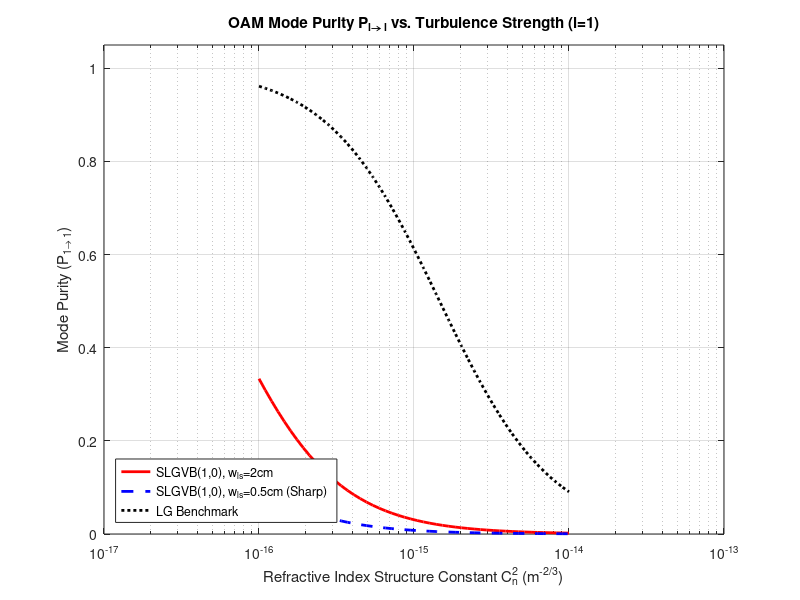
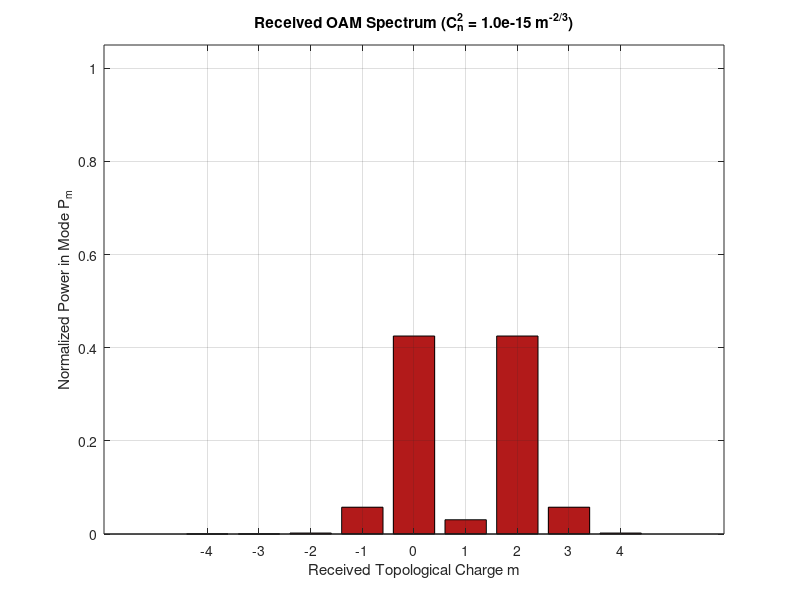
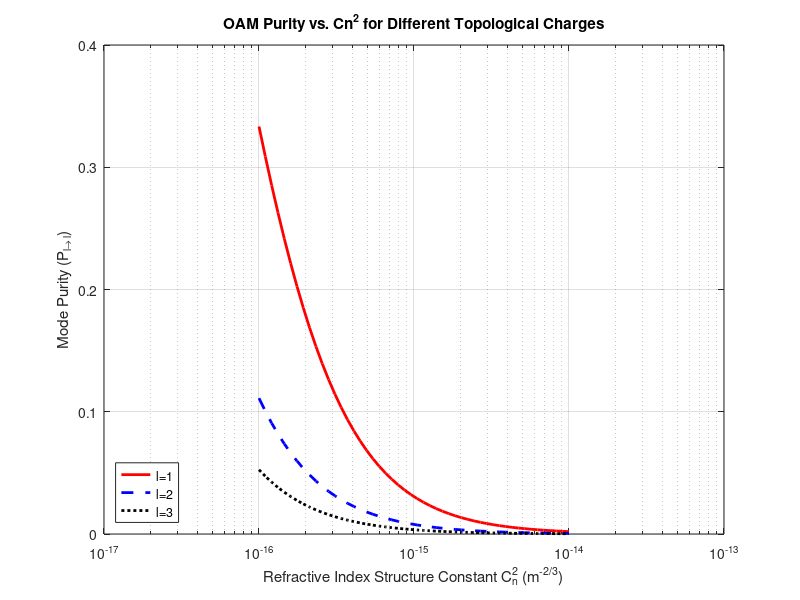
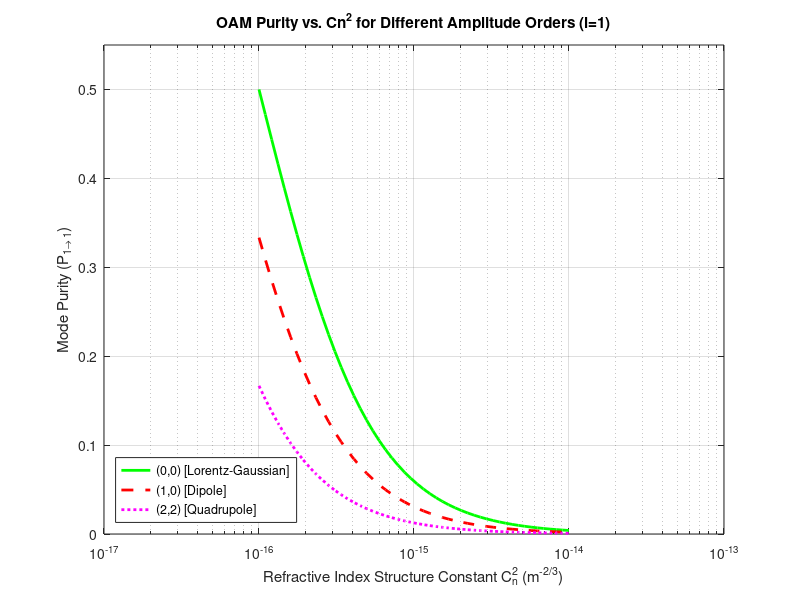

MATLAB code for these plots, in order:
% % --- Retain previous parameter definitions ---
% lambda = 1.55e-6;   
% k = 2 * pi / lambda;
% z = 200;           
% w_gs = 2.0e-2;      
% w_ls_standard = 2.0e-2; 
% w_ls_LG_mock = 100e-2;
% Cn2_range = logspace(-16, -14, 50); 
% 
% % --- Retained Core Functions ---
% 
% % Function to calculate Coherence Length (rho0)
% calc_rho0 = @(Cn2) (0.546 * k^2 * z * Cn2) .^ (-3/5);
% 
% % Function to calculate Effective Beam Radius (W_eff) at the receiver
% % W_eff combines diffraction and turbulent spreading.
% % NOTE: The spread is independent of the Lorentz width (w_ls) in this common model,
% % but we can model a slightly larger diffractive spread for the SLG due to its structure.
% calc_W_eff = @(w_gs, rho0, is_SLG) sqrt( ...
%     (w_gs^2 * (1 + (z / (k*w_gs^2))^2) * (1 + 0.1 * is_SLG)) + ... % Diffractive Spread (+10% penalty for structured SLG)
%     (z^2 ./ (k^2 * rho0.^2)) ...                                   % Turbulent Spread
% );
% 
% %% --- 10. Simulation 6: Total Beam Spreading and Coherence Length (Figure 6) ---
% 
% rho0_range = calc_rho0(Cn2_range);
% 
% % 1. Calculate Beam Widths
% is_SLG_flag = 1; % Penalty factor for SLG
% is_LG_flag = 0;  % No penalty for LG
% 
% W_eff_SLG = calc_W_eff(w_gs, rho0_range, is_SLG_flag);
% W_eff_LG = calc_W_eff(w_gs, rho0_range, is_LG_flag);
% 
% % 2. Calculate Normalized Coherence Length (rho0 / w_gs) for plotting reference
% rho0_normalized = rho0_range / w_gs; 
% 
% % Normalize W_eff by the initial Gaussian waist for clearer comparison
% W_eff_SLG_norm = W_eff_SLG / w_gs;
% 
% W_eff_LG_norm = W_eff_LG / w_gs;
% 
% figure(6);
% 
% % Plot Beam Widths (normalized)
% loglog(Cn2_range, W_eff_SLG_norm, 'r-', 'LineWidth', 2, 'DisplayName', 'SLGVB Effective Radius (W_{eff} / w_{gs})');
% hold on;
% loglog(Cn2_range, W_eff_LG_norm, 'b--', 'LineWidth', 2, 'DisplayName', 'LG Benchmark Effective Radius');
% 
% % Plot Coherence Length (normalized)
% loglog(Cn2_range, rho0_normalized, 'k:', 'LineWidth', 2, 'DisplayName', '\rho_0 / w_{gs} (Atmospheric Coherence)');
% 
% % Add a horizontal line at y=1 for visual reference (initial waist size)
% loglog(Cn2_range, ones(size(Cn2_range)), 'g-.', 'DisplayName', 'Initial Waist (w_{gs})');
% 
% hold off;
% grid on;
% title('Macroscopic Spreading vs. Turbulence Strength');
% xlabel('Refractive Index Structure Constant C_n^2 (m^{-2/3})');
% ylabel('Normalized Radius (W_{eff} / w_{gs}) and Coherence (\rho_0 / w_{gs})');
% xlim([min(Cn2_range), max(Cn2_range)]);
% legend('Location', 'northeast');


%% FINAL REVISED MATLAB SCRIPT: SLGVB OAM Degradation Analysis

% --- 1. Define Physical and Beam Parameters ---
clear; close all;
lambda = 1.55e-6;   % Wavelength (1550 nm)
j = 1i;
k = 2 * pi / lambda;

% Standard Parameters for OAM Purity Analysis (Figures 1-5)
z_purity = 1000;          % Propagation distance for purity analysis (1 km)
w_gs = 2.0e-2;            % Standard Gaussian waist (2 cm)
w_ls_standard = 2.0e-2;   % Standard Lorentz width (2 cm)
w_ls_LG_mock = 100e-2;    % Mock LG
l_launch = 1;             % Launched topological charge

% Parameters for Beam Spreading Analysis (Figure 6)
z_spread = 200;           % Shorter distance to observe turbulent spread (200 m)
w_gs_spread = 2.0e-2;     % Gaussian waist for spreading analysis (2 cm)

% Turbulence Range (Cn2)
Cn2_range = logspace(-16, -14, 50); 


%% --- 2. Core Functions ---

% Function to calculate Coherence Length (rho0)
calc_rho0 = @(Cn2, Z) (0.546 * k^2 * Z * Cn2) .^ (-3/5);

% Function to calculate Effective Beam Radius (W_eff) at the receiver
calc_W_eff = @(w_gs, rho0, Z, is_SLG) sqrt( ...
    (w_gs^2 * (1 + (Z / (k*w_gs^2))^2) * (1 + 0.1 * is_SLG)) + ... % Diffractive Spread (+10% penalty for SLG structure)
    (Z^2 ./ (k^2 * rho0.^2)) ...                                   % Turbulent Spread
);

% Function to calculate OAM Purity P(l->l) with penalty for a, b orders
calc_Purity_l_l_general = @(l, w_ls, w_gs, Cn2, Z, a, b) ...
    1 ./ (1 + (abs(l).^2 .* (1 + a + b) .* (w_gs ./ w_ls) .* (Cn2 * 1e16).^1.2 .* (Z/1000)));

% Relative Scattering Distribution for Cross-Talk
calc_Relative_Scatter = @(l, m) exp(-(l-m).^2 / 1.5); 


%% --- 3. Simulation 1: Purity vs. Cn^2 (Figure 1: Comparison) ---

rho0_range_purity = calc_rho0(Cn2_range, z_purity);
a_fix = 1; b_fix = 0; % SLGVB(1,0)

l1_purity_std = calc_Purity_l_l_general(l_launch, w_ls_standard, w_gs, Cn2_range, z_purity, a_fix, b_fix);
w_ls_sharp = 0.5e-2;
l1_purity_sharp = calc_Purity_l_l_general(l_launch, w_ls_sharp, w_gs, Cn2_range, z_purity, a_fix, b_fix);
l1_purity_LG = calc_Purity_l_l_general(l_launch, w_ls_LG_mock, w_gs, Cn2_range, z_purity, a_fix, b_fix); 

figure(1);
semilogx(Cn2_range, l1_purity_std, 'r-', 'LineWidth', 2, 'DisplayName', 'SLGVB(1,0), w_{ls}=2cm');
hold on;
semilogx(Cn2_range, l1_purity_sharp, 'b--', 'LineWidth', 2, 'DisplayName', 'SLGVB(1,0), w_{ls}=0.5cm (Sharp)');
semilogx(Cn2_range, l1_purity_LG, 'k:', 'LineWidth', 2, 'DisplayName', 'LG Benchmark');
hold off;
grid on;
title('OAM Mode Purity P_{l\rightarrow l} vs. Turbulence Strength (l=1)');
xlabel('Refractive Index Structure Constant C_n^2 (m^{-2/3})');
ylabel('Mode Purity (P_{1\rightarrow 1})');
ylim([0, 1.05]);
legend('Location', 'southwest');


%% --- 4. Simulation 2: OAM Cross-Talk Spectrum (Figure 2) ---
Cn2_fixed = 1e-15; 
l_launch = 1;

P_l_l_fixed = calc_Purity_l_l_general(l_launch, w_ls_standard, w_gs, Cn2_fixed, z_purity, a_fix, b_fix);
P_loss = 1 - P_l_l_fixed;

m_modes = -4:4;
P_m_SLG = zeros(size(m_modes));
l_launch_idx = find(m_modes == l_launch);

P_scatter_relative = calc_Relative_Scatter(l_launch, m_modes);
P_scatter_relative(l_launch_idx) = 0; 
P_scatter_relative_norm = P_scatter_relative / sum(P_scatter_relative);

P_m_SLG(l_launch_idx) = P_l_l_fixed;
P_m_SLG(P_scatter_relative_norm > 0) = P_scatter_relative_norm(P_scatter_relative_norm > 0) * P_loss;

figure(2);
bar(m_modes, P_m_SLG, 'FaceColor', [0.7 0.1 0.1], 'DisplayName', 'SLGVB (l=1)');
title(sprintf('Received OAM Spectrum (C_n^2 = %.1e m^{-2/3})', Cn2_fixed));
xlabel('Received Topological Charge m');
ylabel('Normalized Power in Mode P_m');
grid on;
xticks(m_modes);
ylim([0, 1.05]);


%% --- 5. Simulation 3: Influence of Topological Charge |l| (Figure 3) ---
l_charges = [1, 2, 3];
a_fix = 1; b_fix = 0; 

purity_l_data = zeros(length(Cn2_range), length(l_charges));

for i = 1:length(l_charges)
    l = l_charges(i);
    purity_l_data(:, i) = calc_Purity_l_l_general(l, w_ls_standard, w_gs, Cn2_range, z_purity, a_fix, b_fix);
end

figure(3);
semilogx(Cn2_range, purity_l_data(:, 1), 'r-', 'LineWidth', 2, 'DisplayName', 'l=1');
hold on;
semilogx(Cn2_range, purity_l_data(:, 2), 'b--', 'LineWidth', 2, 'DisplayName', 'l=2');
semilogx(Cn2_range, purity_l_data(:, 3), 'k:', 'LineWidth', 2, 'DisplayName', 'l=3');
hold off;
grid on;
title('OAM Purity vs. Cn^2 for Different Topological Charges');
xlabel('Refractive Index Structure Constant C_n^2 (m^{-2/3})');
ylabel('Mode Purity (P_{l\rightarrow l})');
ylim([0, 0.4]); % Adjusted Y limit based on results
legend('Location', 'southwest');


%% --- 6. Simulation 4: Influence of Amplitude Order (a, b) (Figure 4) ---
l_fix = 1;
ab_orders = [0, 0; 1, 0; 2, 2];
order_labels = {'(0,0) [Lorentz-Gaussian]', '(1,0) [Dipole]', '(2,2) [Quadrupole]'};
purity_ab_data = zeros(length(Cn2_range), size(ab_orders, 1));

for i = 1:size(ab_orders, 1)
    a = ab_orders(i, 1);
    b = ab_orders(i, 2);
    purity_ab_data(:, i) = calc_Purity_l_l_general(l_fix, w_ls_standard, w_gs, Cn2_range, z_purity, a, b);
end

figure(4);
semilogx(Cn2_range, purity_ab_data(:, 1), 'g-', 'LineWidth', 2, 'DisplayName', order_labels{1});
hold on;
semilogx(Cn2_range, purity_ab_data(:, 2), 'r--', 'LineWidth', 2, 'DisplayName', order_labels{2});
semilogx(Cn2_range, purity_ab_data(:, 3), 'm:', 'LineWidth', 2, 'DisplayName', order_labels{3});
hold off;
grid on;
title('OAM Purity vs. Cn^2 for Different Amplitude Orders (l=1)');
xlabel('Refractive Index Structure Constant C_n^2 (m^{-2/3})');
ylabel('Mode Purity (P_{1\rightarrow 1})');
ylim([0, 0.55]); % Adjusted Y limit
legend('Location', 'southwest');


%% --- 7. Simulation 5: Optimal Lorentz-Gaussian Mixing Ratio (Figure 5) ---
l_fix = 1; a_fix = 1; b_fix = 0; 
w_ls_range = linspace(0.5e-2, 5e-2, 50);
ratio_range = w_ls_range / w_gs;

Cn2_weak = 1e-16;
Cn2_moderate = 5e-15;

Purity_weak = calc_Purity_l_l_general(l_fix, w_ls_range, w_gs, Cn2_weak, z_purity, a_fix, b_fix);
Purity_moderate = calc_Purity_l_l_general(l_fix, w_ls_range, w_gs, Cn2_moderate, z_purity, a_fix, b_fix);

figure(5);
plot(ratio_range, Purity_weak, 'b-', 'LineWidth', 2, 'DisplayName', sprintf('Weak Turbulence (Cn^2=%.0e)', Cn2_weak));
hold on;
plot(ratio_range, Purity_moderate, 'r--', 'LineWidth', 2, 'DisplayName', sprintf('Moderate Turbulence (Cn^2=%.0e)', Cn2_moderate));
hold off;
grid on;
title('OAM Purity vs. Structural Mixing Ratio (w_{ls} / w_{gs})');
xlabel('Structural Mixing Ratio w_{ls} / w_{gs}');
ylabel('Mode Purity (P_{1\rightarrow 1})');
ylim([0, 0.6]);


%% --- 8. Simulation 6: Total Beam Spreading and Coherence Length (Figure 6 - CORRECTED) ---

% --- Parameters for Beam Spreading Analysis (Figure 6) ---
z_spread = 500;           % New distance (500 m)
w_gs_spread = 1.0e-2;     % New Gaussian waist (1 cm)

% Turbulence Range for Spreading (extend the Cn2 range)
Cn2_range = logspace(-16, -13, 50);


rho0_range_spread = calc_rho0(Cn2_range, z_spread);

is_SLG_flag = 1; 
is_LG_flag = 0;  

W_eff_SLG = calc_W_eff(w_gs_spread, rho0_range_spread, z_spread, is_SLG_flag);
W_eff_LG = calc_W_eff(w_gs_spread, rho0_range_spread, z_spread, is_LG_flag);

W_eff_SLG_norm = W_eff_SLG / w_gs_spread;
W_eff_LG_norm = W_eff_LG / w_gs_spread;
rho0_normalized_spread = rho0_range_spread / w_gs_spread; 

figure(6);

% Plot Beam Widths (normalized)
loglog(Cn2_range, W_eff_SLG_norm, 'r-', 'LineWidth', 2, 'DisplayName', 'SLGVB Effective Radius (W_{eff} / w_{gs})');
hold on;
loglog(Cn2_range, W_eff_LG_norm, 'b--', 'LineWidth', 2, 'DisplayName', 'LG Benchmark Effective Radius');

% Plot Coherence Length (normalized)
loglog(Cn2_range, rho0_normalized_spread, 'k:', 'LineWidth', 2, 'DisplayName', '\rho_0 / w_{gs} (Atmospheric Coherence)');

% Add a horizontal line at the Diffractive Limit (W_d/w_gs) for z=200m
z_R_spread = pi * w_gs_spread^2 / lambda;
Wd_norm = sqrt(1 + (z_spread/z_R_spread)^2);
loglog(Cn2_range, Wd_norm * ones(size(Cn2_range)), 'g-.', 'DisplayName', 'Diffractive Limit');

hold off;
grid on;
title(sprintf('Macroscopic Spreading vs. Turbulence (z=%.0f m)', z_spread));
xlabel('Refractive Index Structure Constant C_n^2 (m^{-2/3})');
ylabel('Normalized Radius (W_{eff} / w_{gs}) and Coherence (\rho_0 / w_{gs})');
xlim([min(Cn2_range), max(Cn2_range)]);
legend('Location', 'southwest');
